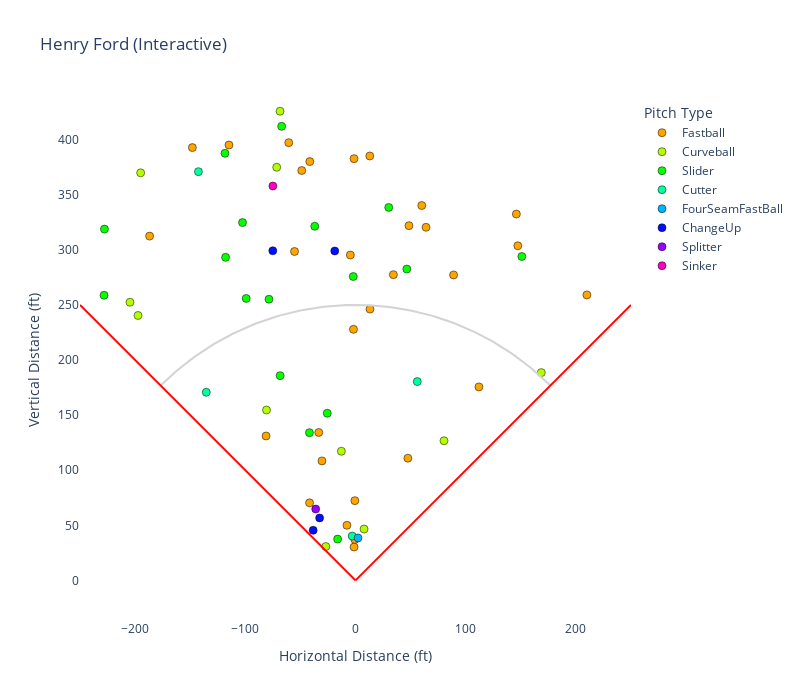

Source (notebook cell):
### Code cell
import plotly.graph_objects as go


fair_data['Direction_rad'] = np.deg2rad(fair_data['Direction'])
fair_data['SprayX'] = fair_data['Distance'] * np.sin(fair_data['Direction_rad'])
fair_data['SprayY'] = fair_data['Distance'] * np.cos(fair_data['Direction_rad'])

pitch_types = fair_data['TaggedPitchType'].unique()
palette = dict(zip(pitch_types, sns.color_palette("hsv", n_colors=len(pitch_types)).as_hex()))
fair_data['Color'] = fair_data['TaggedPitchType'].map(palette)

fig = go.Figure()

for pitch in pitch_types:
    df_subset = fair_data[fair_data['TaggedPitchType'] == pitch]
    fig.add_trace(go.Scatter(
        x=df_subset['SprayX'],
        y=df_subset['SprayY'],
        mode='markers',
        marker=dict(size=8, color=palette[pitch], line=dict(width=0.5, color='black')),
        name=pitch,
        hovertemplate=f"<b>{pitch}</b><br>X: %{{x}}<br>Y: %{{y}}<extra></extra>"
    ))


fig.add_shape(type="line", x0=0, y0=0, x1=-250, y1=250, line=dict(color="red", width=2))
fig.add_shape(type="line", x0=0, y0=0, x1=250, y1=250, line=dict(color="red", width=2))

theta = np.linspace(-np.pi/4, np.pi/4, 200)
arc_x = 250 * np.sin(theta)
arc_y = 250 * np.cos(theta)
fig.add_trace(go.Scatter(x=arc_x, y=arc_y, mode='lines', line=dict(color='lightgray'), showlegend=False))

base_path = [
    dict(
        type='line',
        x0=0, y0=0,
        x1=15, y1=15,
        line=dict(color='black', width=2)
    ),
    dict(
        type='line',
        x0=15, y0=15,
        x1=0, y1=30,
        line=dict(color='black', width=2)
    ),
    dict(
        type='line',
        x0=0, y0=30,
        x1=-15, y1=15,
        line=dict(color='black', width=2)
    ),
    dict(
        type='line',
        x0=-15, y0=15,
        x1=0, y1=0,
        line=dict(color='black', width=2)
    ),
]


fig.update_layout(
    title="Henry Ford (Interactive)",
    xaxis=dict(title="Horizontal Distance (ft)", range=[-250, 250], showgrid=True),
    yaxis=dict(title="Vertical Distance (ft)", range=[0, 400], showgrid=True),
    width=800,
    height=700,
    plot_bgcolor='white',
    legend_title_text='Pitch Type'
)

fig.update_yaxes(scaleanchor="x", scaleratio=1)
fig.show()

### Figure 1 — Plotly figure (JSON) as saved in the notebook; plotly's stock layout.template omitted (floating-point values rounded to 4 significant figures; data arrays with more than 128 entries replaced by an {"elided": "..."} marker saying what was removed)
{"data": [{"hovertemplate": "<b>Fastball</b><br>X: %{x}<br>Y: %{y}<extra></extra>", "marker": {"color": "#ffa500", "line": {"color": "black", "width": 0.5}, "size": 8}, "mode": "markers", "name": "Fastball", "type": "scatter", "x": [-81.17, -7.767, -114.8, 210.0, -1.836, -186.8, 13.16, 89.0, -33.33, -41.68, 12.95, -4.659, 34.39, -41.46, 112.0, 60.14, -55.32, -1.31, -48.76, -0.5944, 147.3, 146.0, -60.58, -0.5714, -30.42, 63.99, -1.313, -148.0, 48.51, 47.51], "y": [131.1, 49.99, 395.1, 259.1, 227.8, 312.4, 246.2, 277.2, 134.2, 70.38, 385.1, 295.3, 277.4, 380.1, 175.6, 340.2, 298.5, 30.3, 371.9, 72.37, 303.6, 332.4, 397.2, 37.15, 108.5, 320.4, 382.7, 392.8, 321.9, 110.9]}, {"hovertemplate": "<b>Curveball</b><br>X: %{x}<br>Y: %{y}<extra></extra>", "marker": {"color": "#b3ff00", "line": {"color": "black", "width": 0.5}, "size": 8}, "mode": "markers", "name": "Curveball", "type": "scatter", "x": [-80.74, -197.4, 7.78, 168.6, -204.7, -68.46, 80.3, -12.83, -26.91, -71.49, -195.0], "y": [154.6, 240.4, 46.6, 188.6, 252.4, 425.7, 126.7, 117.2, 30.71, 374.9, 369.8]}, {"hovertemplate": "<b>Slider</b><br>X: %{x}<br>Y: %{y}<extra></extra>", "marker": {"color": "#08ff00", "line": {"color": "black", "width": 0.5}, "size": 8}, "mode": "markers", "name": "Slider", "type": "scatter", "x": [-99.2, -78.52, -68.38, -41.8, -102.5, -227.8, -36.99, 30.16, 150.9, -2.032, 46.57, -118.4, -117.9, -16.24, -25.61, -228.2, -67.01], "y": [255.9, 255.1, 185.8, 134.1, 324.7, 318.8, 321.4, 338.5, 293.9, 275.8, 282.5, 387.6, 293.2, 37.49, 151.7, 258.7, 412.0]}, {"hovertemplate": "<b>Cutter</b><br>X: %{x}<br>Y: %{y}<extra></extra>", "marker": {"color": "#00ff9d", "line": {"color": "black", "width": 0.5}, "size": 8}, "mode": "markers", "name": "Cutter", "type": "scatter", "x": [56.05, -135.4, -3.005, -142.5], "y": [180.4, 170.7, 40.27, 370.9]}, {"hovertemplate": "<b>FourSeamFastBall</b><br>X: %{x}<br>Y: %{y}<extra></extra>", "marker": {"color": "#00b5ff", "line": {"color": "black", "width": 0.5}, "size": 8}, "mode": "markers", "name": "FourSeamFastBall", "type": "scatter", "x": [2.281], "y": [38.54]}, {"hovertemplate": "<b>ChangeUp</b><br>X: %{x}<br>Y: %{y}<extra></extra>", "marker": {"color": "#0010ff", "line": {"color": "black", "width": 0.5}, "size": 8}, "mode": "markers", "name": "ChangeUp", "type": "scatter", "x": [-32.56, -38.41, -18.82, -75.05], "y": [56.69, 45.49, 299.0, 299.1]}, {"hovertemplate": "<b>Splitter</b><br>X: %{x}<br>Y: %{y}<extra></extra>", "marker": {"color": "#9b00ff", "line": {"color": "black", "width": 0.5}, "size": 8}, "mode": "markers", "name": "Splitter", "type": "scatter", "x": [-36.11], "y": [64.73]}, {"hovertemplate": "<b>Sinker</b><br>X: %{x}<br>Y: %{y}<extra></extra>", "marker": {"color": "#ff00bd", "line": {"color": "black", "width": 0.5}, "size": 8}, "mode": "markers", "name": "Sinker", "type": "scatter", "x": [-74.99], "y": [357.9]}, {"line": {"color": "lightgray"}, "mode": "lines", "showlegend": false, "type": "scatter", "x": {"elided": "200 float values"}, "y": {"elided": "200 float values"}}], "layout": {"height": 700, "legend": {"title": {"text": "Pitch Type"}}, "plot_bgcolor": "white", "shapes": [{"line": {"color": "red", "width": 2}, "type": "line", "x0": 0, "x1": -250, "y0": 0, "y1": 250}, {"line": {"color": "red", "width": 2}, "type": "line", "x0": 0, "x1": 250, "y0": 0, "y1": 250}], "title": {"text": "Henry Ford (Interactive)"}, "width": 800, "xaxis": {"range": [-250, 250], "showgrid": true, "title": {"text": "Horizontal Distance (ft)"}}, "yaxis": {"range": [0, 400], "scaleanchor": "x", "scaleratio": 1, "showgrid": true, "title": {"text": "Vertical Distance (ft)"}}}}
